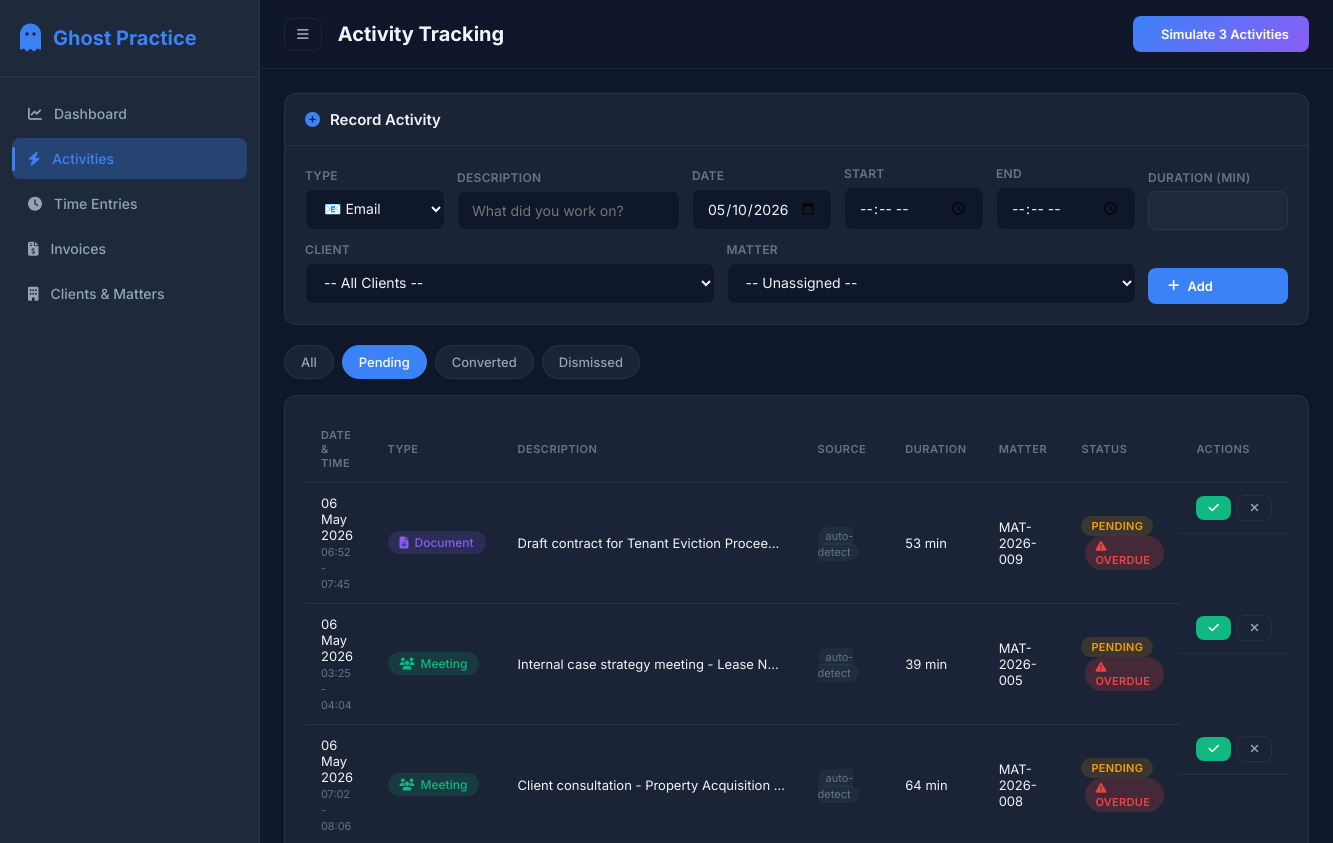
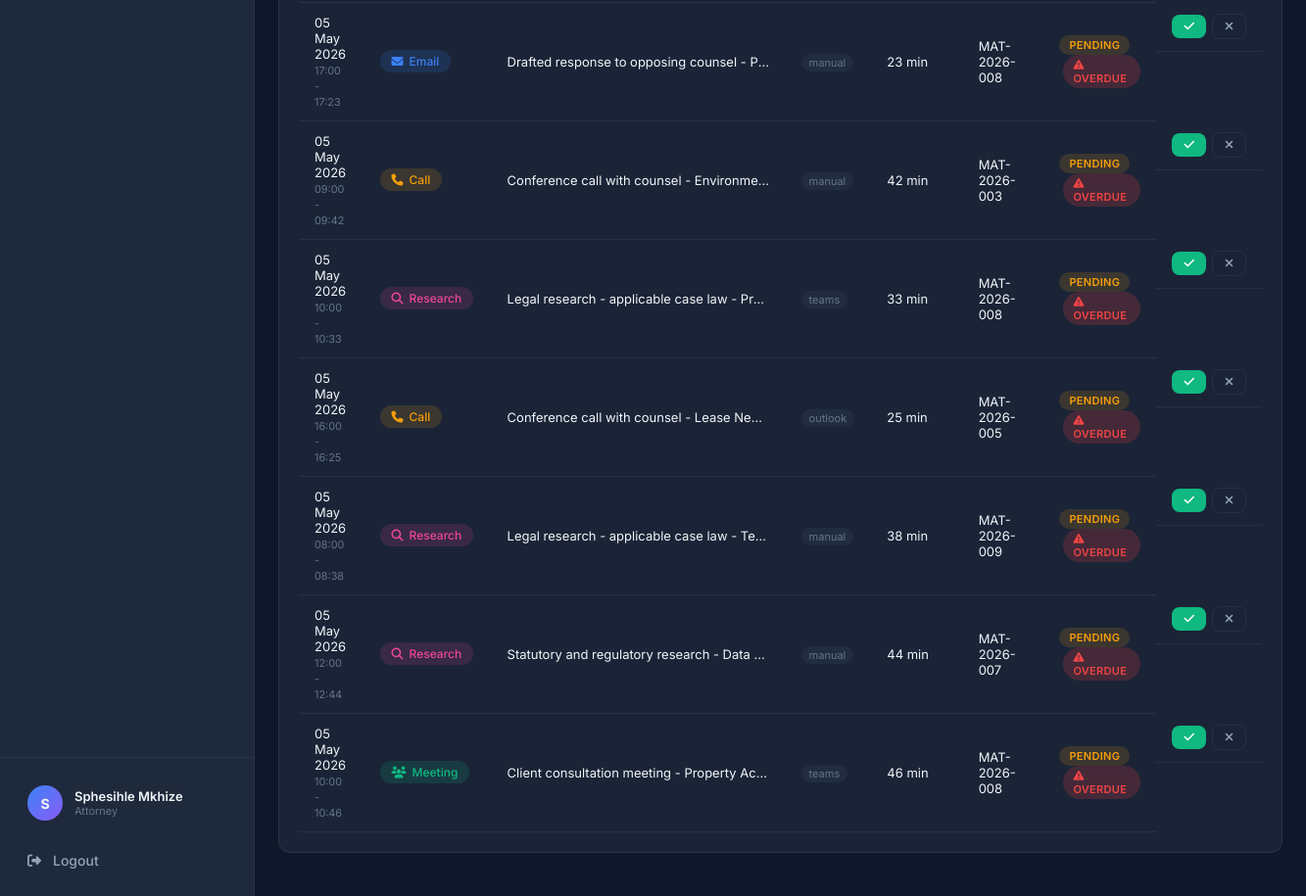
The page /activities/?status=pending (signed in) on the database as committed earlier (2 pictures, top to bottom).
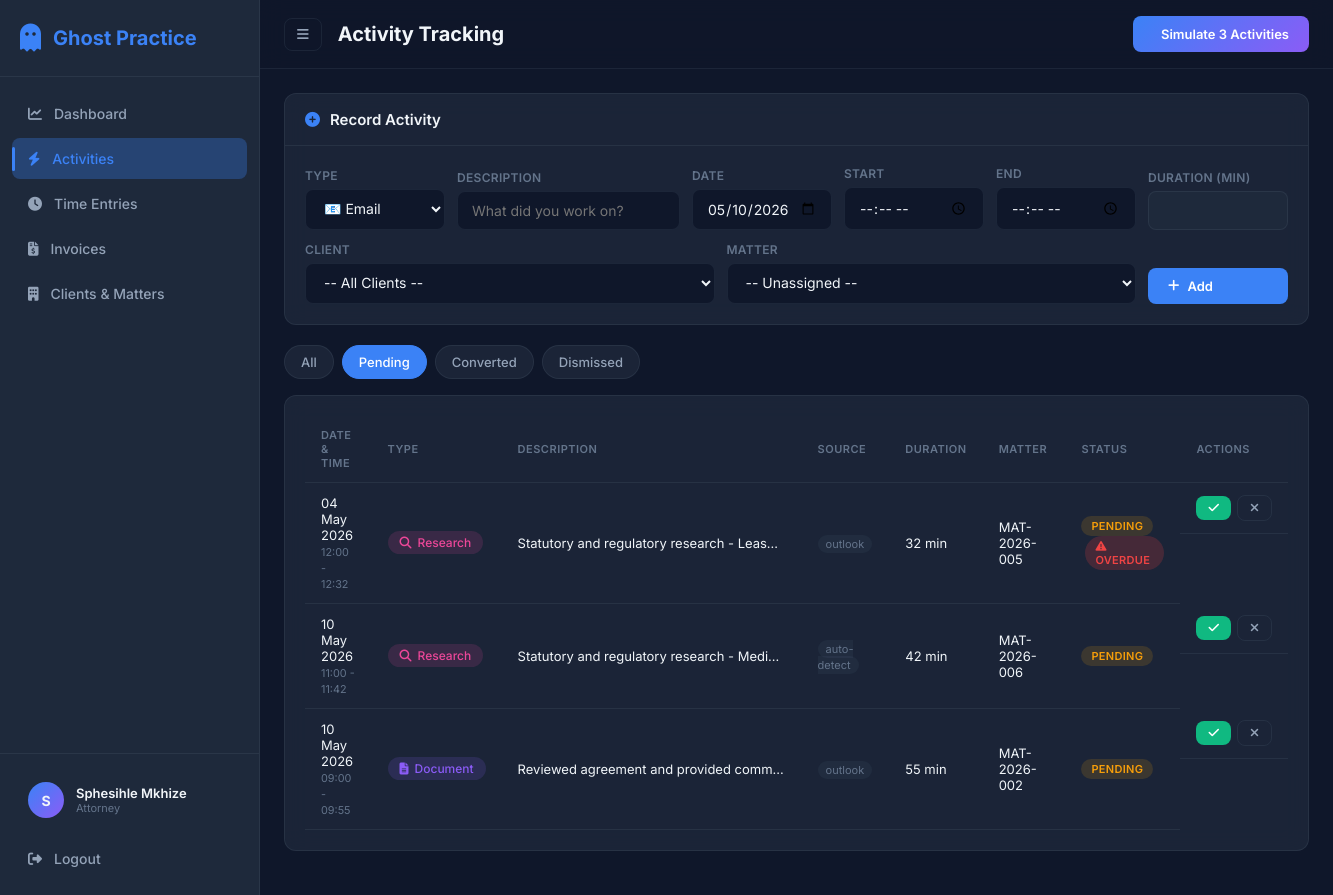
The same page on the database as committed later.
### models/activity.py (models this page shows, shortened)
class Activity(db.Model):
    __tablename__ = "activities"
    id = db.Column(db.Integer, primary_key=True)
    user_id = db.Column(db.Integer, db.ForeignKey("users.id"), nullable=False)
    type = db.Column(db.String(30), nullable=False)  # email / meeting / call / document / research
    title = db.Column(db.String(300), nullable=False)
    description = db.Column(db.Text)
    source = db.Column(db.String(30), default="manual")  # outlook / teams / manual / auto-detect
    started_at = db.Column(db.DateTime, nullable=False)
    ended_at = db.Column(db.DateTime)
    duration_minutes = db.Column(db.Float, default=0)
    matter_id = db.Column(db.Integer, db.ForeignKey("matters.id"), nullable=True)
    status = db.Column(db.String(20), default="pending")  # pending / converted / dismissed
    created_at = db.Column(db.DateTime, default=datetime.utcnow)
    time_entry = db.relationship("TimeEntry", backref="activity", uselist=False)
    @property
    def type_icon(self):
        icons = {
            "email": "fa-envelope",
            "meeting": "fa-users",
            "call": "fa-phone",
            "document": "fa-file-alt",
            "research": "fa-search",
        }
        return icons.get(self.type, "fa-clock")

### models/matter.py (models this page shows, shortened)
class Matter(db.Model):
    __tablename__ = "matters"
    id = db.Column(db.Integer, primary_key=True)
    reference = db.Column(db.String(50), unique=True, nullable=False)
    title = db.Column(db.String(200), nullable=False)
    description = db.Column(db.Text)
    client_id = db.Column(db.Integer, db.ForeignKey("clients.id"), nullable=False)
    status = db.Column(db.String(20), default="active")  # active / closed
    created_at = db.Column(db.DateTime, default=datetime.utcnow)
    team = db.relationship("User", secondary=matter_team, backref=db.backref("assigned_matters", lazy="dynamic"))
    activities = db.relationship("Activity", backref="matter", lazy="dynamic")
    time_entries = db.relationship("TimeEntry", backref="matter", lazy="dynamic")
    invoices = db.relationship("Invoice", backref="matter", lazy="dynamic")

### routes/activities.py (the view)
@activities_bp.route("/")
@login_required
def index():
    status_filter = request.args.get("status", "all")
    query = Activity.query.filter_by(user_id=current_user.id)
    if status_filter != "all":
        query = query.filter_by(status=status_filter)
    activities = query.order_by(Activity.created_at.desc()).all()
    now = datetime.utcnow()
    for act in activities:
        if act.status == 'pending' and act.started_at:
            age = now - act.started_at
            act.is_overdue = age.days >= 3
        else:
            act.is_overdue = False
    matters = Matter.query.filter_by(status="active").all()
    clients = Client.query.order_by(Client.name).all()
    today = datetime.utcnow().date()
    return render_template("activities.html", activities=activities, matters=matters, clients=clients, status_filter=status_filter, today=today)

### app.py (called while the page is built)
def create_app():
    app = Flask(__name__)
    app.config.from_object(Config)
    os.makedirs(os.path.join(app.root_path, "instance"), exist_ok=True)
    db.init_app(app)
    login_manager = LoginManager()
    login_manager.init_app(app)
    login_manager.login_view = "auth.login"
    login_manager.login_message_category = "info"
    from models.user import User
    @login_manager.user_loader
    def load_user(user_id):
        return User.query.get(int(user_id))
    register_blueprints(app)
    with app.app_context():
        db.create_all()
    return app

### templates/activities.html (shortened to what the changed rows need)
{% extends "base.html" %}
{% block page_title %}Activity Tracking{% endblock %}
{% block content %}
<div class="page-activities">
    <div class="card">
        <div class="card-body table-responsive">
            {% if activities %}
            <table class="data-table">
                <thead>
                    <tr>
                        <th>Date & Time</th>
                        <th>Type</th>
                        <th>Description</th>
                        <th>Source</th>
                        <th>Duration</th>
                        <th>Matter</th>
                        <th>Status</th>
                        <th>Actions</th>
                    </tr>
                </thead>
                <tbody>
                    {% for act in activities %}
                    <tr class="fade-in" style="animation-delay: {{ loop.index0 * 0.03 }}s">
                        <td>
                            {{ act.started_at.strftime('%d %b %Y') }}<br>
                            {% if act.ended_at %}
                            <small class="text-muted">{{ act.started_at.strftime('%H:%M') }} - {{ act.ended_at.strftime('%H:%M') }}</small>
                            {% else %}
                            <small class="text-muted">{{ act.started_at.strftime('%H:%M') }}</small>
                            {% endif %}
                        </td>
                        <td><span class="type-badge type-{{ act.type }}"><i class="fas {{ act.type_icon }}"></i> {{ act.type|title }}</span></td>
                        <td class="title-cell">{{ act.title }}</td>
                        <td><span class="source-badge">{{ act.source }}</span></td>
                        <td>{{ act.duration_minutes|int }} min</td>
                        <td>{% if act.matter %}{{ act.matter.reference }}{% else %}<em class="text-muted">Unassigned</em>{% endif %}</td>
                        <td>
                            <span class="status-badge status-{{ act.status }}">{{ act.status }}</span>
                            {% if act.is_overdue %}
                            <span class="status-badge status-overdue" style="margin-left: 4px; background-color: rgba(239, 68, 68, 0.2); color: #ef4444; border-color: #ef4444;" title="Older than 3 days. Please convert to billable time!"><i class="fas fa-exclamation-triangle"></i> Overdue</span>
                            {% endif %}
                        </td>
                        <td class="actions-cell">
                            {% if act.status == 'pending' %}
                            <form method="POST" action="{{ url_for('activities.convert', activity_id=act.id) }}" class="inline-form">
                                <button type="submit" class="btn btn-sm btn-success" title="Convert to time entry"><i class="fas fa-check"></i></button>
                            </form>
                            <form method="POST" action="{{ url_for('activities.dismiss', activity_id=act.id) }}" class="inline-form">
                                <button type="submit" class="btn btn-sm btn-ghost" title="Dismiss"><i class="fas fa-times"></i></button>
                            </form>
                            {% endif %}
                        </td>
                    </tr>
                    {% endfor %}
                </tbody>
            </table>
            {% else %}
            <div class="empty-state">
                <i class="fas fa-bolt"></i>
                <p>No activities found. Start tracking or simulate activities!</p>
            </div>
            {% endif %}
        </div>
    </div>
</div>
{% endblock %}

Rows that differ between the two databases and show on the page:
no longer on this page (row edited): Activity: started_at "06 May 2026", started_at "06:52", ended_at "07:45", type "Document", title "Draft contract for Tenant Eviction Procee…", source "auto-detect", duration_minutes "53", matter.reference "MAT-2026-009", status "PENDING", shows "OVERDUE"
removed Activity: started_at "06 May 2026", started_at "03:25", ended_at "04:04", type "Meeting", title "Internal case strategy meeting - Lease N…", source "auto-detect", duration_minutes "39", matter.reference "MAT-2026-005", status "PENDING", shows "OVERDUE"
removed Activity: started_at "06 May 2026", started_at "07:02", ended_at "08:06", type "Meeting", title "Client consultation - Property Acquisition…", source "auto-detect", duration_minutes "64", matter.reference "MAT-2026-008", status "PENDING", shows "OVERDUE"
no longer on this page (row edited): Activity: started_at "05 May 2026", started_at "17:00", ended_at "17:23", type "Email", title "Drafted response to opposing counsel - P…", source "manual", duration_minutes "23", matter.reference "MAT-2026-008", status "PENDING", shows "OVERDUE"
no longer on this page (row edited): Activity: started_at "05 May 2026", started_at "09:00", ended_at "09:42", type "Call", title "Conference call with counsel - Environme…", source "manual", duration_minutes "42", matter.reference "MAT-2026-003", status "PENDING", shows "OVERDUE"
no longer on this page (row edited): Activity: started_at "05 May 2026", started_at "16:00", ended_at "16:25", type "Call", title "Conference call with counsel - Lease Ne…", source "outlook", duration_minutes "25", matter.reference "MAT-2026-005", status "PENDING", shows "OVERDUE"
no longer on this page (row edited): Activity: started_at "05 May 2026", started_at "08:00", ended_at "08:38", type "Research", title "Legal research - applicable case law - Te…", source "manual", duration_minutes "38", matter.reference "MAT-2026-009", status "PENDING", shows "OVERDUE"
no longer on this page (row edited): Activity: started_at "05 May 2026", started_at "10:00", ended_at "10:46", type "Meeting", title "Client consultation meeting - Property Ac…", source "teams", duration_minutes "46", matter.reference "MAT-2026-008", status "PENDING", shows "OVERDUE"
now on this page (row edited): Activity: started_at "04 May 2026", started_at "12:00", ended_at "12:32", type "Research", title "Statutory and regulatory research - Leas…", source "outlook", duration_minutes "32", matter.reference "MAT-2026-005", status "PENDING", shows "OVERDUE"
changed Activity: started_at "05 May 2026" → "10 May 2026"; started_at "12:00" → "11:00"; ended_at "12:44" → "11:42"; title "Statutory and regulatory research - Data…" → "Statutory and regulatory research - Medi…"; source "manual" → "auto-detect"; duration_minutes "44" → "42"; matter.reference "MAT-2026-007" → "MAT-2026-006"; no longer shows "OVERDUE"; moves up the list
changed Activity: started_at "05 May 2026" → "10 May 2026"; started_at "10:00" → "09:00"; ended_at "10:33" → "09:55"; type "Research" → "Document"; title "Legal research - applicable case law - Pr…" → "Reviewed agreement and provided comm…"; source "teams" → "outlook"; duration_minutes "33" → "55"; matter.reference "MAT-2026-008" → "MAT-2026-002"; no longer shows "OVERDUE"
